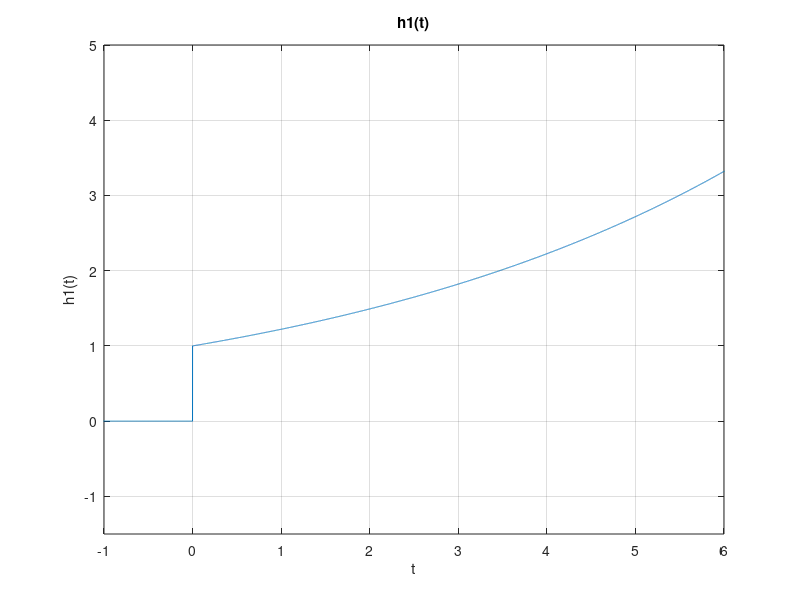
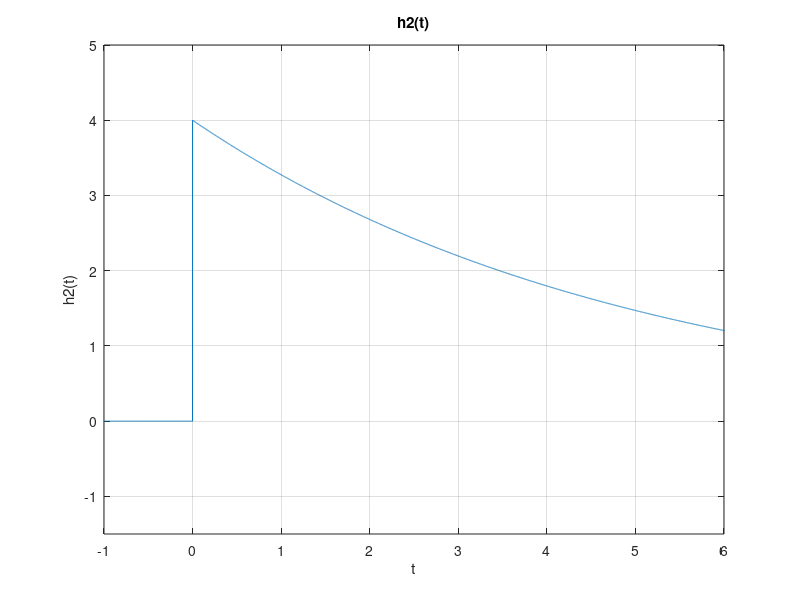
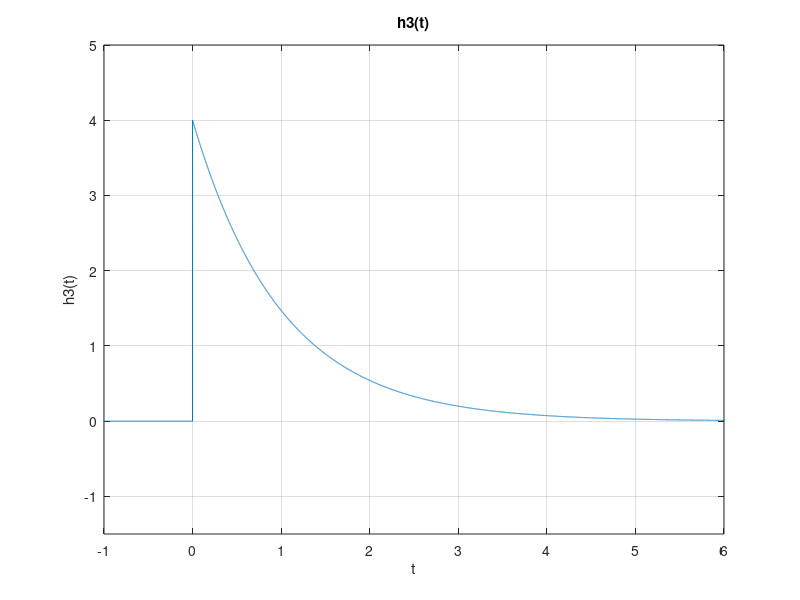
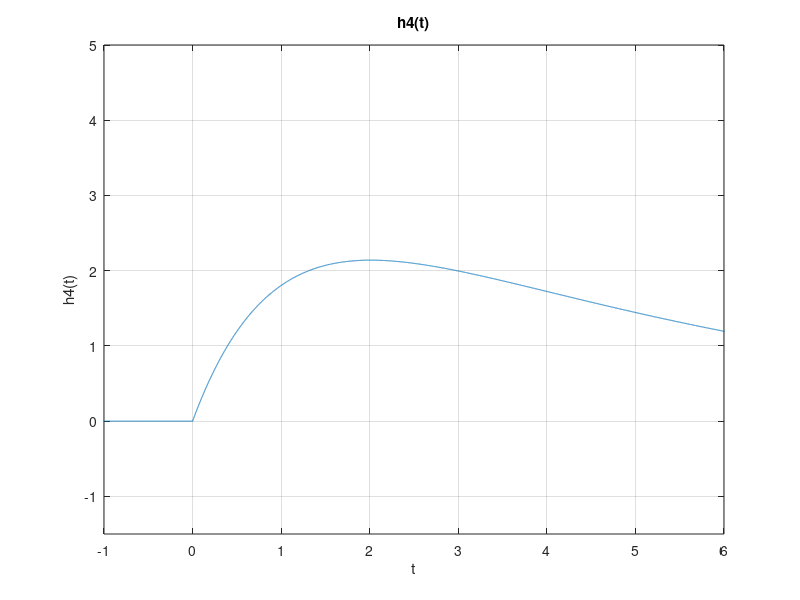

Recreate these plots in MATLAB, in order.
t = -8:0.0005:8;
u = @(t) 1.0.*(t>=0);
h1 = @(t) exp(0.2*t).*u(t);
h2 = @(t) 4*exp(-0.2*t).*u(t);
h3 = @(t) 4*exp(-t).*u(t);
h4 = @(t) 4*(exp(-0.2*t)-exp(-t)).*u(t);

figure(1);
plot(t, h1(t)); %plots the function
xlabel('t'); %labels the x-axis
ylabel('h1(t)'); %label for the y-axis
title ('h1(t)')
grid; %shows as a grid
axis([-1 6 -1.5 5]); %The x-axis intervals

figure(2);
plot(t, h2(t)); %plots the function
xlabel('t'); %labels the x-axis
ylabel('h2(t)'); %label for the y-axis
title ('h2(t)')
grid; %shows as a grid
axis([-1 6 -1.5 5]); %The x-axis intervals

figure(3);
plot(t, h3(t)); %plots the function
xlabel('t'); %labels the x-axis
ylabel('h3(t)'); %label for the y-axis
title ('h3(t)')
grid; %shows as a grid
axis([-1 6 -1.5 5]); %The x-axis intervals

figure(4);
plot(t, h4(t)); %plots the function
xlabel('t'); %labels the x-axis
ylabel('h4(t)'); %label for the y-axis
title ('h4(t)')
grid; %shows as a grid
axis([-1 6 -1.5 5]); %The x-axis intervals